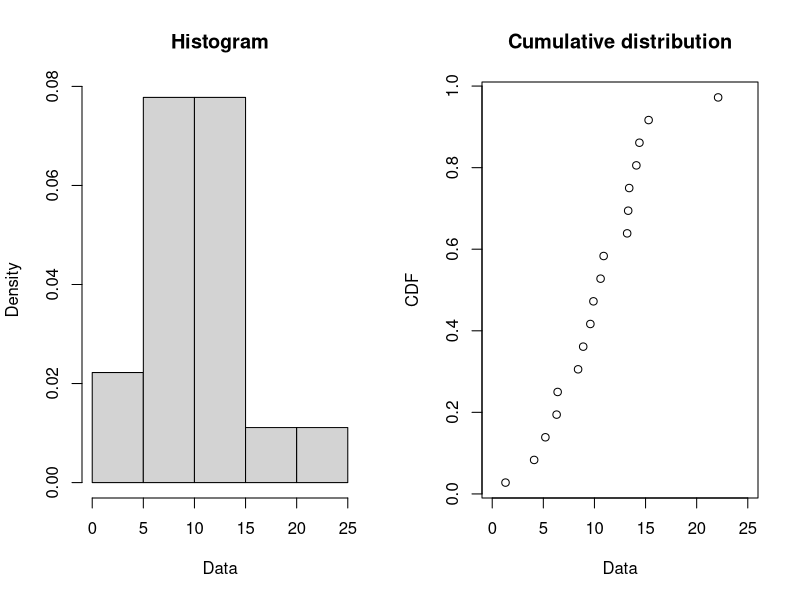
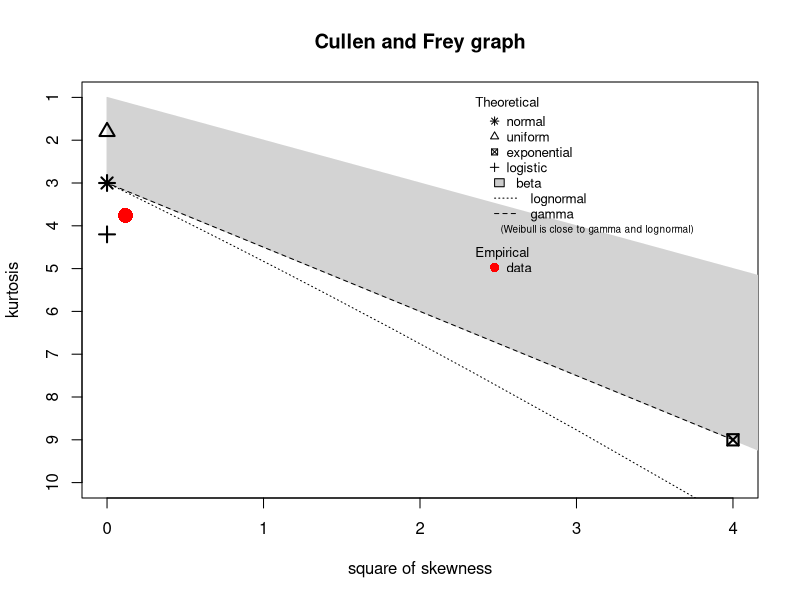
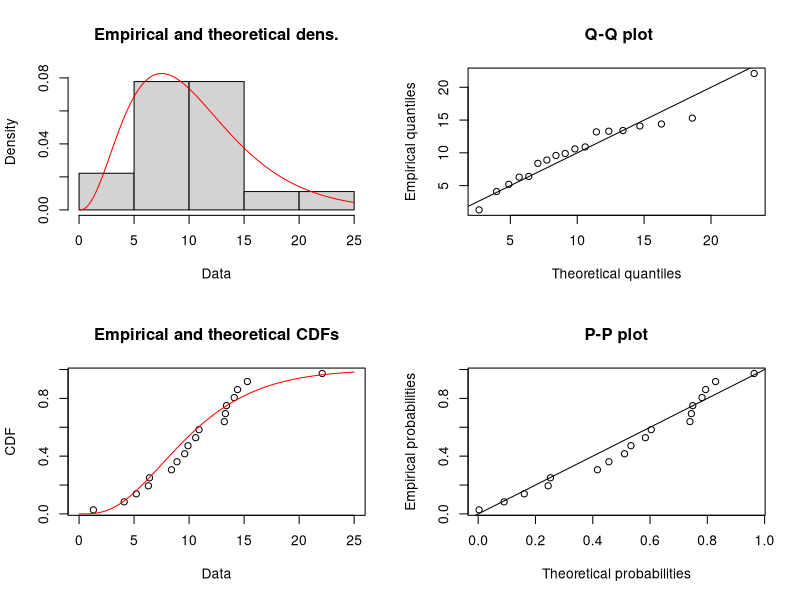
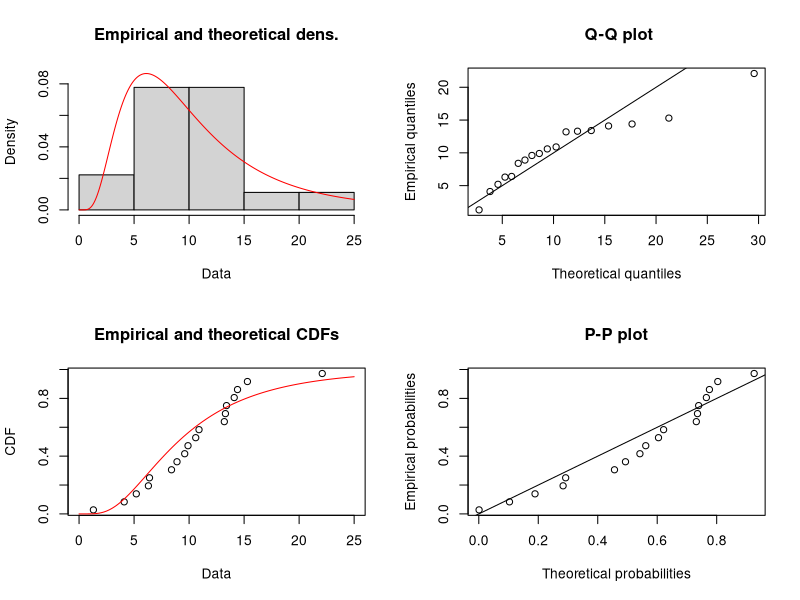

These figures' R source, in order:
## ---- chunk 1
library(fitdistrplus)

x1 <- c(6.4, 13.3, 4.1, 1.3, 14.1, 10.6, 9.9, 9.6, 15.3, 22.1, 13.4, 13.2, 8.4, 6.3, 8.9, 5.2, 10.9, 14.4)
plotdist(x1)
descdist(x1)

## ---- chunk 2
f1g <- fitdist(x1, "gamma")
plot(f1g)
summary(f1g) 
## ---- chunk 3
f1g <- fitdist(x1, "lnorm")
plot(f1g)
summary(f1g) 
